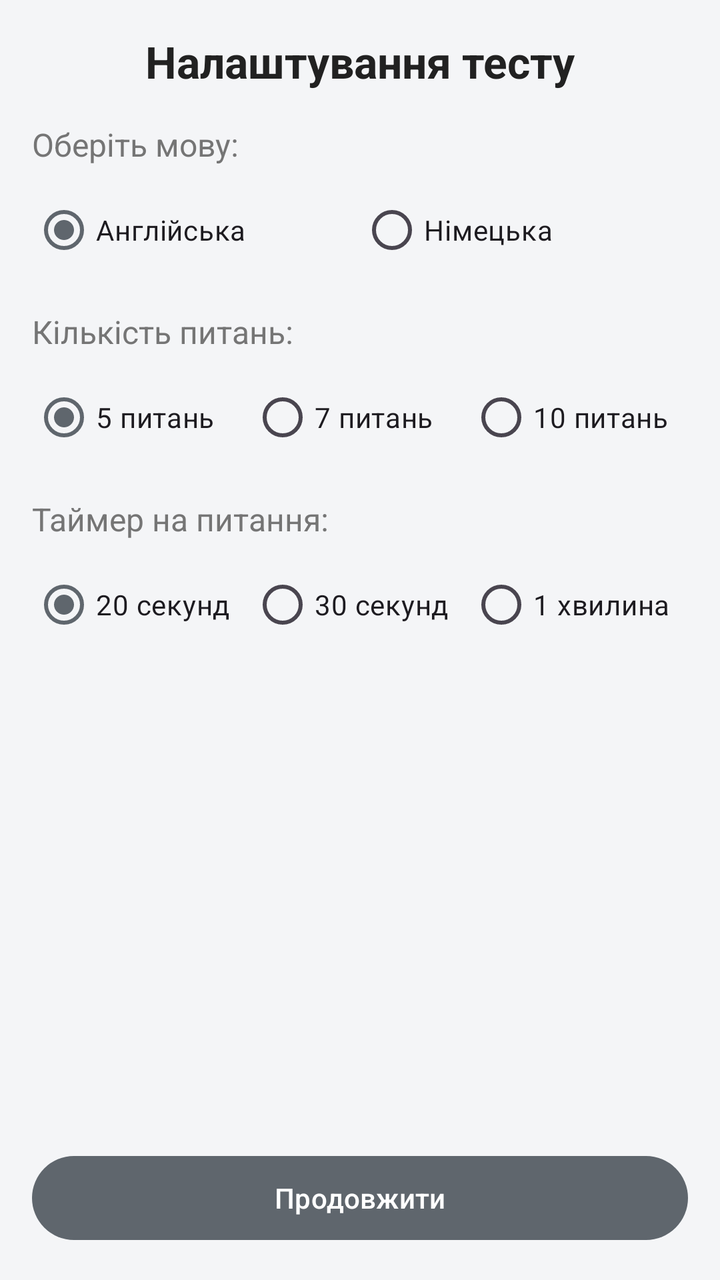
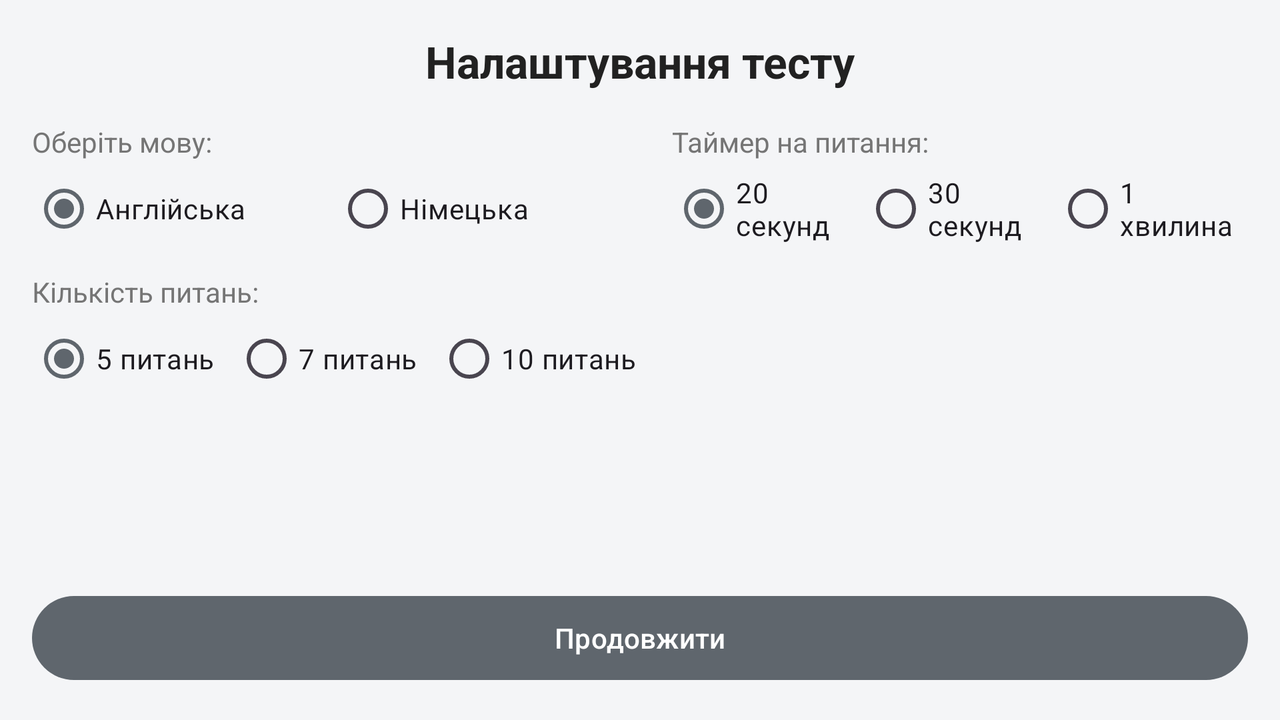

First picture: res/layout/ on a phone held upright. Second picture: the repository's own variant of that layout, on a device whose configuration matches the variant's folder. Source for both follows.
<!-- AndroidManifest.xml: application theme Theme.YourVocabulary -->
<!-- res/layout/activity_settings.xml -->
<?xml version="1.0" encoding="utf-8"?>
<ScrollView xmlns:android="http://schemas.android.com/apk/res/android"
    xmlns:app="http://schemas.android.com/apk/res-auto"
    android:id="@+id/main"
    android:layout_width="match_parent"
    android:layout_height="match_parent"
    android:background="@color/colorBackground"
    android:fillViewport="true">

    <androidx.constraintlayout.widget.ConstraintLayout
        android:layout_width="match_parent"
        android:layout_height="match_parent"
        android:padding="@dimen/padding_screen">

        
        <TextView
            android:id="@+id/tvTitle"
            android:layout_width="wrap_content"
            android:layout_height="wrap_content"
            android:text="@string/title_settings"
            android:textColor="@color/textColorPrimary"
            android:textSize="@dimen/text_size_title"
            android:textStyle="bold"
            app:layout_constraintEnd_toEndOf="parent"
            app:layout_constraintStart_toStartOf="parent"
            app:layout_constraintTop_toTopOf="parent" />

        
        <TextView
            android:id="@+id/tvLangLabel"
            android:layout_width="wrap_content"
            android:layout_height="wrap_content"
            android:layout_marginTop="@dimen/margin_section"
            android:text="@string/label_language"
            android:textColor="@color/textColorSecondary"
            android:textSize="@dimen/text_size_label"
            app:layout_constraintStart_toStartOf="parent"
            app:layout_constraintTop_toBottomOf="@id/tvTitle" />

        <RadioGroup
            android:id="@+id/rgLanguage"
            android:layout_width="0dp"
            android:layout_height="wrap_content"
            android:layout_marginTop="@dimen/margin_small"
            android:orientation="horizontal"
            app:layout_constraintEnd_toEndOf="parent"
            app:layout_constraintStart_toStartOf="parent"
            app:layout_constraintTop_toBottomOf="@id/tvLangLabel">

            <RadioButton
                android:id="@+id/rbLangEn"
                android:layout_width="0dp"
                android:layout_height="wrap_content"
                android:layout_weight="1"
                android:checked="true"
                android:text="@string/lang_english" />

            <RadioButton
                android:id="@+id/rbLangDe"
                android:layout_width="0dp"
                android:layout_height="wrap_content"
                android:layout_weight="1"
                android:text="@string/lang_german" />
        </RadioGroup>

        
        <TextView
            android:id="@+id/tvCountLabel"
            android:layout_width="wrap_content"
            android:layout_height="wrap_content"
            android:layout_marginTop="@dimen/margin_section"
            android:text="@string/label_questions_count"
            android:textColor="@color/textColorSecondary"
            android:textSize="@dimen/text_size_label"
            app:layout_constraintStart_toStartOf="parent"
            app:layout_constraintTop_toBottomOf="@id/rgLanguage" />

        <RadioGroup
            android:id="@+id/rgQuestionsCount"
            android:layout_width="0dp"
            android:layout_height="wrap_content"
            android:layout_marginTop="@dimen/margin_small"
            android:orientation="horizontal"
            app:layout_constraintEnd_toEndOf="parent"
            app:layout_constraintStart_toStartOf="parent"
            app:layout_constraintTop_toBottomOf="@id/tvCountLabel">

            <RadioButton
                android:id="@+id/rbCount5"
                android:layout_width="0dp"
                android:layout_height="wrap_content"
                android:layout_weight="1"
                android:checked="true"
                android:text="@string/count_5" />

            <RadioButton
                android:id="@+id/rbCount7"
                android:layout_width="0dp"
                android:layout_height="wrap_content"
                android:layout_weight="1"
                android:text="@string/count_7" />

            <RadioButton
                android:id="@+id/rbCount10"
                android:layout_width="0dp"
                android:layout_height="wrap_content"
                android:layout_weight="1"
                android:text="@string/count_10" />
        </RadioGroup>

        
        <TextView
            android:id="@+id/tvTimerLabel"
            android:layout_width="wrap_content"
            android:layout_height="wrap_content"
            android:layout_marginTop="@dimen/margin_section"
            android:text="@string/label_timer"
            android:textColor="@color/textColorSecondary"
            android:textSize="@dimen/text_size_label"
            app:layout_constraintStart_toStartOf="parent"
            app:layout_constraintTop_toBottomOf="@id/rgQuestionsCount" />

        <RadioGroup
            android:id="@+id/rgTimer"
            android:layout_width="0dp"
            android:layout_height="wrap_content"
            android:layout_marginTop="@dimen/margin_small"
            android:orientation="horizontal"
            app:layout_constraintEnd_toEndOf="parent"
            app:layout_constraintStart_toStartOf="parent"
            app:layout_constraintTop_toBottomOf="@id/tvTimerLabel">

            <RadioButton
                android:id="@+id/rbTimer20"
                android:layout_width="0dp"
                android:layout_height="wrap_content"
                android:layout_weight="1"
                android:checked="true"
                android:text="@string/timer_20s" />

            <RadioButton
                android:id="@+id/rbTimer30"
                android:layout_width="0dp"
                android:layout_height="wrap_content"
                android:layout_weight="1"
                android:text="@string/timer_30s" />

            <RadioButton
                android:id="@+id/rbTimer60"
                android:layout_width="0dp"
                android:layout_height="wrap_content"
                android:layout_weight="1"
                android:text="@string/timer_60s" />
        </RadioGroup>

        
        <Button
            android:id="@+id/btnNext"
            android:layout_width="0dp"
            android:layout_height="@dimen/button_height"
            android:text="@string/btn_next"
            app:layout_constraintBottom_toBottomOf="parent"
            app:layout_constraintEnd_toEndOf="parent"
            app:layout_constraintStart_toStartOf="parent" />

    </androidx.constraintlayout.widget.ConstraintLayout>
</ScrollView>
<!-- resources referenced by this layout -->
<resources>
  <color name="colorBackground">#F4F5F7</color>
  <color name="textColorPrimary">#212121</color>
  <color name="textColorSecondary">#757575</color>
  <dimen name="button_height">50dp</dimen>
  <dimen name="margin_section">16dp</dimen>
  <dimen name="margin_small">8dp</dimen>
  <dimen name="padding_screen">16dp</dimen>
  <dimen name="text_size_label">16sp</dimen>
  <dimen name="text_size_title">22sp</dimen>
  <string name="btn_next">Продовжити</string>
  <string name="count_10">10 питань</string>
  <string name="count_5">5 питань</string>
  <string name="count_7">7 питань</string>
  <string name="label_language">Оберіть мову:</string>
  <string name="label_questions_count">Кількість питань:</string>
  <string name="label_timer">Таймер на питання:</string>
  <string name="lang_english">Англійська</string>
  <string name="lang_german">Німецька</string>
  <string name="timer_20s">20 секунд</string>
  <string name="timer_30s">30 секунд</string>
  <string name="timer_60s">1 хвилина</string>
  <string name="title_settings">Налаштування тесту</string>
  <style name="Theme.YourVocabulary" parent="Base.Theme.YourVocabulary" />
  <style name="Base.Theme.YourVocabulary" parent="Theme.Material3.DayNight.NoActionBar">
          <item name="colorPrimary">@color/colorPrimary</item>
          <item name="colorOnPrimary">@android:color/white</item>
          <item name="colorSecondary">@color/colorAccent</item>
          <item name="colorOnSecondary">@android:color/white</item>
          <item name="android:colorAccent">@color/colorPrimary</item>
          <item name="android:windowBackground">@color/colorBackground</item>
      </style>
  <color name="colorPrimary">#5F666D</color>
  <color name="colorAccent">#7B858E</color>
</resources>
<!-- res/layout-land/activity_settings.xml (the repository's variant of the layout above) -->
<!-- drawn on the phone turned sideways -->
<?xml version="1.0" encoding="utf-8"?>
<ScrollView xmlns:android="http://schemas.android.com/apk/res/android"
    xmlns:app="http://schemas.android.com/apk/res-auto"
    android:id="@+id/main"
    android:layout_width="match_parent"
    android:layout_height="match_parent"
    android:background="@color/colorBackground"
    android:fillViewport="true">

    <androidx.constraintlayout.widget.ConstraintLayout
        android:layout_width="match_parent"
        android:layout_height="match_parent"
        android:padding="@dimen/padding_screen">

        <TextView
            android:id="@+id/tvTitle"
            android:layout_width="wrap_content"
            android:layout_height="wrap_content"
            android:text="@string/title_settings"
            android:textColor="@color/textColorPrimary"
            android:textSize="@dimen/text_size_title"
            android:textStyle="bold"
            app:layout_constraintEnd_toEndOf="parent"
            app:layout_constraintStart_toStartOf="parent"
            app:layout_constraintTop_toTopOf="parent" />

        
        <TextView
            android:id="@+id/tvLangLabel"
            android:layout_width="wrap_content"
            android:layout_height="wrap_content"
            android:layout_marginTop="@dimen/margin_section"
            android:text="@string/label_language"
            android:textColor="@color/textColorSecondary"
            app:layout_constraintStart_toStartOf="parent"
            app:layout_constraintTop_toBottomOf="@id/tvTitle" />

        <RadioGroup
            android:id="@+id/rgLanguage"
            android:layout_width="0dp"
            android:layout_height="wrap_content"
            android:orientation="horizontal"
            app:layout_constraintEnd_toStartOf="@id/guidelineCenter"
            app:layout_constraintStart_toStartOf="parent"
            app:layout_constraintTop_toBottomOf="@id/tvLangLabel">

            <RadioButton
                android:id="@+id/rbLangEn"
                android:layout_width="0dp"
                android:layout_height="wrap_content"
                android:layout_weight="1"
                android:checked="true"
                android:text="@string/lang_english" />

            <RadioButton
                android:id="@+id/rbLangDe"
                android:layout_width="0dp"
                android:layout_height="wrap_content"
                android:layout_weight="1"
                android:text="@string/lang_german" />
        </RadioGroup>

        <TextView
            android:id="@+id/tvCountLabel"
            android:layout_width="wrap_content"
            android:layout_height="wrap_content"
            android:layout_marginTop="@dimen/margin_small"
            android:text="@string/label_questions_count"
            android:textColor="@color/textColorSecondary"
            app:layout_constraintStart_toStartOf="parent"
            app:layout_constraintTop_toBottomOf="@id/rgLanguage" />

        <RadioGroup
            android:id="@+id/rgQuestionsCount"
            android:layout_width="0dp"
            android:layout_height="wrap_content"
            android:orientation="horizontal"
            app:layout_constraintEnd_toStartOf="@id/guidelineCenter"
            app:layout_constraintStart_toStartOf="parent"
            app:layout_constraintTop_toBottomOf="@id/tvCountLabel">

            <RadioButton
                android:id="@+id/rbCount5"
                android:layout_width="0dp"
                android:layout_height="wrap_content"
                android:layout_weight="1"
                android:checked="true"
                android:text="@string/count_5" />

            <RadioButton
                android:id="@+id/rbCount7"
                android:layout_width="0dp"
                android:layout_height="wrap_content"
                android:layout_weight="1"
                android:text="@string/count_7" />

            <RadioButton
                android:id="@+id/rbCount10"
                android:layout_width="0dp"
                android:layout_height="wrap_content"
                android:layout_weight="1"
                android:text="@string/count_10" />
        </RadioGroup>

        
        <androidx.constraintlayout.widget.Guideline
            android:id="@+id/guidelineCenter"
            android:layout_width="wrap_content"
            android:layout_height="wrap_content"
            android:orientation="vertical"
            app:layout_constraintGuide_percent="0.5" />

        

        <TextView
            android:id="@+id/tvTimerLabel"
            android:layout_width="wrap_content"
            android:layout_height="wrap_content"
            android:layout_marginStart="@dimen/margin_section"
            android:layout_marginTop="16dp"
            android:text="@string/label_timer"
            android:textColor="@color/textColorSecondary"
            app:layout_constraintStart_toEndOf="@id/guidelineCenter"
            app:layout_constraintTop_toBottomOf="@id/tvTitle" />

        <RadioGroup
            android:id="@+id/rgTimer"
            android:layout_width="0dp"
            android:layout_height="wrap_content"
            android:layout_marginStart="@dimen/margin_section"
            android:orientation="horizontal"
            app:layout_constraintEnd_toEndOf="parent"
            app:layout_constraintStart_toEndOf="@id/guidelineCenter"
            app:layout_constraintTop_toBottomOf="@id/tvTimerLabel">

            <RadioButton
                android:id="@+id/rbTimer20"
                android:layout_width="0dp"
                android:layout_height="wrap_content"
                android:layout_weight="1"
                android:checked="true"
                android:text="@string/timer_20s" />

            <RadioButton
                android:id="@+id/rbTimer30"
                android:layout_width="0dp"
                android:layout_height="wrap_content"
                android:layout_weight="1"
                android:text="@string/timer_30s" />

            <RadioButton
                android:id="@+id/rbTimer60"
                android:layout_width="0dp"
                android:layout_height="wrap_content"
                android:layout_weight="1"
                android:text="@string/timer_60s" />
        </RadioGroup>

        <Button
            android:id="@+id/btnNext"
            android:layout_width="0dp"
            android:layout_height="@dimen/button_height"
            android:text="@string/btn_next"
            app:layout_constraintBottom_toBottomOf="parent"
            app:layout_constraintEnd_toEndOf="parent"
            app:layout_constraintHorizontal_bias="0.0"
            app:layout_constraintStart_toStartOf="parent" />

    </androidx.constraintlayout.widget.ConstraintLayout>
</ScrollView>
<!-- resources referenced by the variant -->
<!-- as the phone turned sideways resolves them -->
<resources>
  <color name="colorBackground">#F4F5F7</color>
  <color name="textColorPrimary">#212121</color>
  <color name="textColorSecondary">#757575</color>
  <dimen name="button_height">50dp</dimen>
  <dimen name="margin_section">16dp</dimen>
  <dimen name="margin_small">8dp</dimen>
  <dimen name="padding_screen">16dp</dimen>
  <dimen name="text_size_title">22sp</dimen>
  <string name="btn_next">Продовжити</string>
  <string name="count_10">10 питань</string>
  <string name="count_5">5 питань</string>
  <string name="count_7">7 питань</string>
  <string name="label_language">Оберіть мову:</string>
  <string name="label_questions_count">Кількість питань:</string>
  <string name="label_timer">Таймер на питання:</string>
  <string name="lang_english">Англійська</string>
  <string name="lang_german">Німецька</string>
  <string name="timer_20s">20 секунд</string>
  <string name="timer_30s">30 секунд</string>
  <string name="timer_60s">1 хвилина</string>
  <string name="title_settings">Налаштування тесту</string>
  <style name="Theme.YourVocabulary" parent="Base.Theme.YourVocabulary" />
  <style name="Base.Theme.YourVocabulary" parent="Theme.Material3.DayNight.NoActionBar">
          <item name="colorPrimary">@color/colorPrimary</item>
          <item name="colorOnPrimary">@android:color/white</item>
          <item name="colorSecondary">@color/colorAccent</item>
          <item name="colorOnSecondary">@android:color/white</item>
          <item name="android:colorAccent">@color/colorPrimary</item>
          <item name="android:windowBackground">@color/colorBackground</item>
      </style>
  <color name="colorPrimary">#5F666D</color>
  <color name="colorAccent">#7B858E</color>
</resources>
